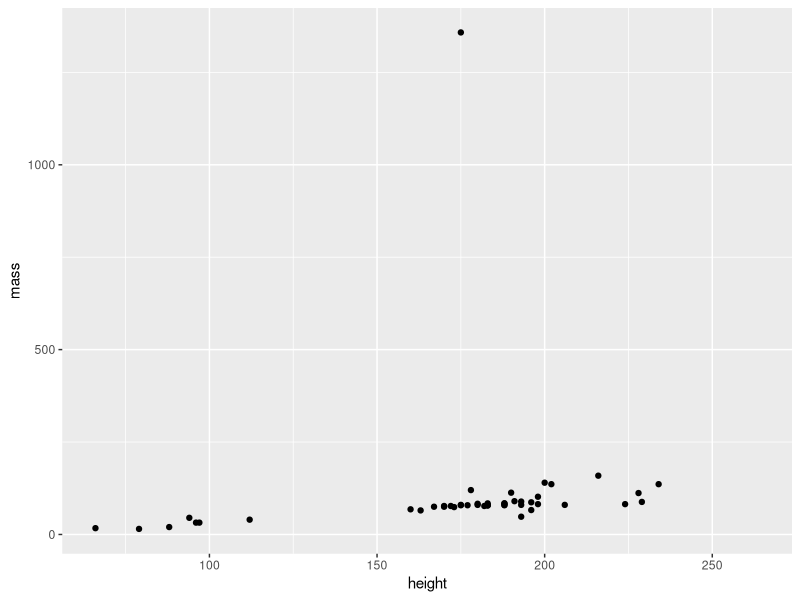
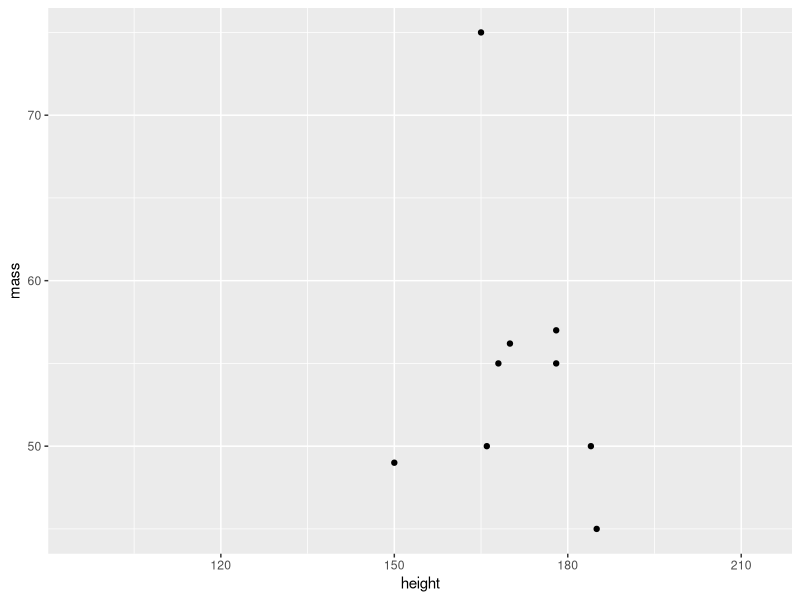
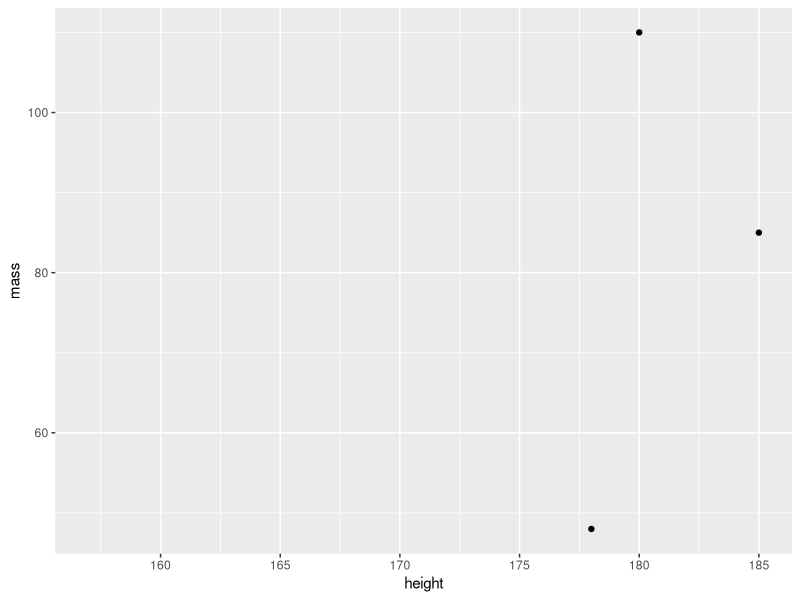
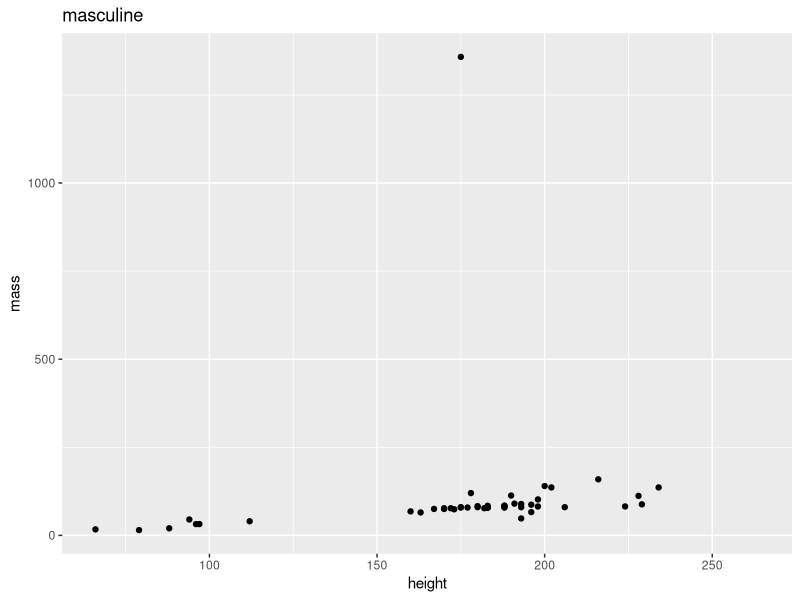
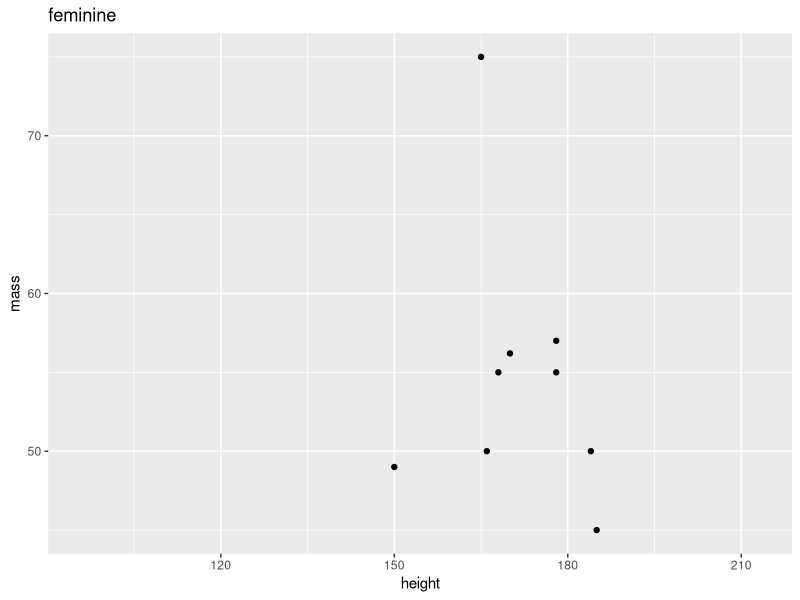
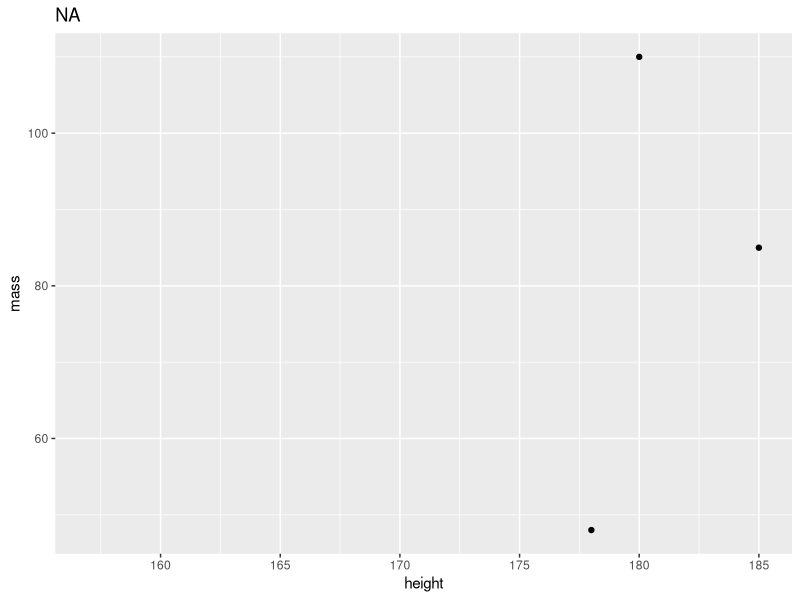

The R script that drew these images, in order:
## ---- chunk 1
library(tidyverse)
## ---- chunk 2
starwars |>
  group_by(gender) |>
  nest()
## ---- chunk 3
starwars |>
  nest(-gender)
## ---- chunk 4
make_me_a_plot <- function(df) {
  df %>% 
    ggplot(aes(height, mass)) +
    geom_point() 
}

starwars |>
  nest(data = -gender) |>
  mutate(my_plot = map(data, make_me_a_plot)) |>
  pull(my_plot)
## ---- chunk 5
starwars |> 
  group_by(gender) |>
  nest(my_df = -gender) |> 
  mutate(my_plot = map(my_df, make_me_a_plot)) |> 
  mutate(my_plot_with_title = map(my_plot, ~ .x + ggtitle(gender))) |>
  pull(my_plot_with_title)
## ---- chunk 6
starwars |>
  group_by(sex) |>
  nest(-sex) |>
  mutate(my_plot = map(data, make_me_a_plot)) |>
  mutate(my_plott = map(my_plot, ~ .x + labs(title = sex))) |> 
  mutate(my_model = map(data, ~ lm(mass ~ height, data = .x))) |>
  mutate(my_tidy_model = map(my_model, broom::tidy)) #|> 
  # unnest(my_tidy_model) |>
  # filter(term != "(Intercept)") |>
  # filter(p.value < 0.05) |>
  # mutate(my_reg_plot = map(data, ~ .x |>
  #                            ggplot(aes(height, mass)) +
  #                            geom_smooth(method = lm, se = FALSE) +
  #                            geom_point())) |>
  # pull(my_reg_plot)
